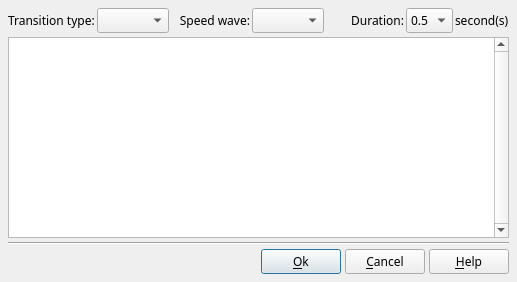
<?xml version="1.0" encoding="UTF-8"?>
<ui version="4.0">
 <class>DlgTransitionProperties</class>
 <widget class="QDialog" name="DlgTransitionProperties">
  <property name="geometry">
   <rect>
    <x>0</x>
    <y>0</y>
    <width>517</width>
    <height>282</height>
   </rect>
  </property>
  <property name="font">
   <font>
    <family>Sans Serif</family>
    <pointsize>9</pointsize>
   </font>
  </property>
  <property name="windowTitle">
   <string>Transition properties</string>
  </property>
  <layout class="QVBoxLayout" name="verticalLayout">
   <property name="spacing">
    <number>4</number>
   </property>
   <property name="leftMargin">
    <number>8</number>
   </property>
   <property name="topMargin">
    <number>8</number>
   </property>
   <property name="rightMargin">
    <number>8</number>
   </property>
   <property name="bottomMargin">
    <number>8</number>
   </property>
   <item>
    <layout class="QHBoxLayout" name="horizontalLayout">
     <property name="spacing">
      <number>2</number>
     </property>
     <property name="leftMargin">
      <number>0</number>
     </property>
     <property name="topMargin">
      <number>0</number>
     </property>
     <property name="rightMargin">
      <number>0</number>
     </property>
     <property name="bottomMargin">
      <number>0</number>
     </property>
     <item>
      <widget class="QLabel" name="label">
       <property name="text">
        <string>Transition type:</string>
       </property>
      </widget>
     </item>
     <item>
      <widget class="QComboBox" name="TransitionTypeCB">
       <property name="sizePolicy">
        <sizepolicy hsizetype="Preferred" vsizetype="Fixed">
         <horstretch>0</horstretch>
         <verstretch>0</verstretch>
        </sizepolicy>
       </property>
       <property name="toolTip">
        <string>Allows you to select a transition family.
- No transition: The new slide immediately replaces the old one. (Note that this also deactivates Background transitions and Sound fades so the playlist of the new slide immediately replaces that of the old one)
- Basic/Dissolve effect: The slide appears gradually, with gradually increasing opacity.
- Zoom: The new slide appears by getting bigger while the old slide disappears with a dissolve effect.
- Slide: The new slide glides onto the old slide which disappears with a dissolve effect.
-Push: The new slide takes the place of the old slide by pushing it aside.
-LUMA transition: The animation is based on a luminance mask : the darker the points in the mask, the faster the corresponding points in the new slide replace those in the old slide.</string>
       </property>
      </widget>
     </item>
     <item>
      <widget class="QLabel" name="label_4">
       <property name="sizePolicy">
        <sizepolicy hsizetype="Expanding" vsizetype="Preferred">
         <horstretch>0</horstretch>
         <verstretch>0</verstretch>
        </sizepolicy>
       </property>
       <property name="text">
        <string>Speed wave:</string>
       </property>
       <property name="alignment">
        <set>Qt::AlignRight|Qt::AlignTrailing|Qt::AlignVCenter</set>
       </property>
      </widget>
     </item>
     <item>
      <widget class="cCSpeedWaveComboBox" name="SpeedWaveCB">
       <property name="toolTip">
        <string>Allows you to select a speed curve to apply to the transition.</string>
       </property>
      </widget>
     </item>
     <item>
      <widget class="QLabel" name="label_2">
       <property name="sizePolicy">
        <sizepolicy hsizetype="Expanding" vsizetype="Preferred">
         <horstretch>0</horstretch>
         <verstretch>0</verstretch>
        </sizepolicy>
       </property>
       <property name="text">
        <string>Duration:</string>
       </property>
       <property name="alignment">
        <set>Qt::AlignRight|Qt::AlignTrailing|Qt::AlignVCenter</set>
       </property>
      </widget>
     </item>
     <item>
      <widget class="QComboBox" name="TransitionDurationCB">
       <property name="sizePolicy">
        <sizepolicy hsizetype="Preferred" vsizetype="Fixed">
         <horstretch>0</horstretch>
         <verstretch>0</verstretch>
        </sizepolicy>
       </property>
       <property name="toolTip">
        <string>Allows you to define the duration of the animation.
The possible choices are of 0,5 seconds (very fast) to 10 seconds (very slow).</string>
       </property>
       <item>
        <property name="text">
         <string notr="true">0.5</string>
        </property>
       </item>
       <item>
        <property name="text">
         <string notr="true">1</string>
        </property>
       </item>
       <item>
        <property name="text">
         <string notr="true">2</string>
        </property>
       </item>
       <item>
        <property name="text">
         <string notr="true">3</string>
        </property>
       </item>
       <item>
        <property name="text">
         <string notr="true">4</string>
        </property>
       </item>
       <item>
        <property name="text">
         <string notr="true">6</string>
        </property>
       </item>
       <item>
        <property name="text">
         <string notr="true">8</string>
        </property>
       </item>
       <item>
        <property name="text">
         <string notr="true">10</string>
        </property>
       </item>
      </widget>
     </item>
     <item>
      <widget class="QLabel" name="label_3">
       <property name="text">
        <string>second(s)</string>
       </property>
      </widget>
     </item>
    </layout>
   </item>
   <item>
    <widget class="QTableWidget" name="TransitionTable">
     <property name="toolTip">
      <string>Allows you to select a transition.</string>
     </property>
     <property name="verticalScrollBarPolicy">
      <enum>Qt::ScrollBarAlwaysOn</enum>
     </property>
     <property name="editTriggers">
      <set>QAbstractItemView::NoEditTriggers</set>
     </property>
     <property name="showDropIndicator" stdset="0">
      <bool>false</bool>
     </property>
     <property name="dragDropOverwriteMode">
      <bool>false</bool>
     </property>
     <property name="selectionMode">
      <enum>QAbstractItemView::SingleSelection</enum>
     </property>
     <property name="showGrid">
      <bool>false</bool>
     </property>
     <property name="gridStyle">
      <enum>Qt::NoPen</enum>
     </property>
     <property name="wordWrap">
      <bool>false</bool>
     </property>
     <property name="cornerButtonEnabled">
      <bool>false</bool>
     </property>
     <attribute name="horizontalHeaderVisible">
      <bool>false</bool>
     </attribute>
     <attribute name="horizontalHeaderHighlightSections">
      <bool>false</bool>
     </attribute>
     <attribute name="verticalHeaderVisible">
      <bool>false</bool>
     </attribute>
     <attribute name="verticalHeaderHighlightSections">
      <bool>false</bool>
     </attribute>
     <column>
      <property name="text">
       <string notr="true">0</string>
      </property>
     </column>
     <column>
      <property name="text">
       <string notr="true">1</string>
      </property>
     </column>
     <column>
      <property name="text">
       <string notr="true">2</string>
      </property>
     </column>
     <column>
      <property name="text">
       <string notr="true">3</string>
      </property>
     </column>
    </widget>
   </item>
   <item>
    <widget class="Line" name="line">
     <property name="orientation">
      <enum>Qt::Horizontal</enum>
     </property>
    </widget>
   </item>
   <item>
    <layout class="QHBoxLayout" name="horizontalLayout_2">
     <property name="spacing">
      <number>4</number>
     </property>
     <item>
      <spacer name="horizontalSpacer_2">
       <property name="orientation">
        <enum>Qt::Horizontal</enum>
       </property>
       <property name="sizeHint" stdset="0">
        <size>
         <width>40</width>
         <height>20</height>
        </size>
       </property>
      </spacer>
     </item>
     <item>
      <widget class="QPushButton" name="OKBT">
       <property name="toolTip">
        <string>Accept modification and exit dialog box</string>
       </property>
       <property name="text">
        <string>&amp;Ok</string>
       </property>
       <property name="icon">
        <iconset>
         <normaloff>:/img/action_ok.png</normaloff>:/img/action_ok.png</iconset>
       </property>
      </widget>
     </item>
     <item>
      <widget class="QPushButton" name="CancelBt">
       <property name="toolTip">
        <string>Cancel modification and exit dialog box</string>
       </property>
       <property name="text">
        <string>&amp;Cancel</string>
       </property>
       <property name="icon">
        <iconset>
         <normaloff>:/img/action_cancel.png</normaloff>:/img/action_cancel.png</iconset>
       </property>
      </widget>
     </item>
     <item>
      <widget class="QPushButton" name="HelpBt">
       <property name="toolTip">
        <string>Show help about this dialogue box</string>
       </property>
       <property name="text">
        <string>&amp;Help</string>
       </property>
       <property name="icon">
        <iconset>
         <normaloff>:/img/help.png</normaloff>:/img/help.png</iconset>
       </property>
      </widget>
     </item>
    </layout>
   </item>
  </layout>
 </widget>
 <customwidgets>
  <customwidget>
   <class>cCSpeedWaveComboBox</class>
   <extends>QComboBox</extends>
   <header>../ffDiaporama_lib/cSpeedWaveComboBox.h</header>
  </customwidget>
 </customwidgets>
 <resources/>
 <connections/>
</ui>
